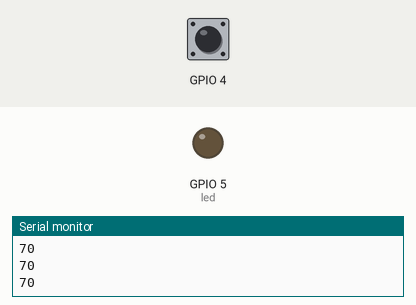
Bench run of a sketch on a simulated ESP32. On the bench: output pins drawn as LEDs (lit = HIGH), the last lines printed to the serial monitor. The test bench sets the inputs (shaded band); at power-on: GPIO 4 HIGH.

Above: at 1.8 s.
1.9 s: GPIO 4 pulled LOW for 0.6 s
At 2.4 s:
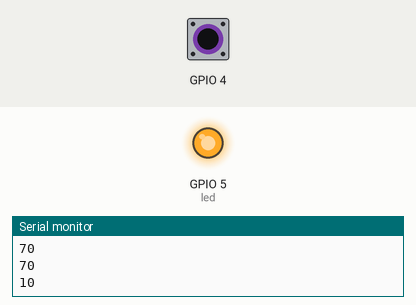
4.0 s: GPIO 4 pulled LOW for 3.2 s
At 8.5 s:
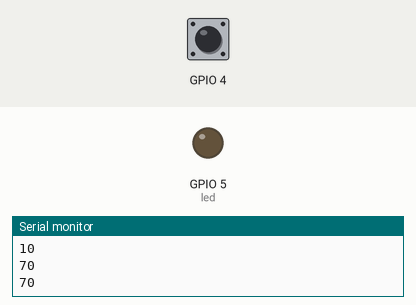
Timing chart, 0 to 10.0 s (numbered marks = the images above; inputs shaded):
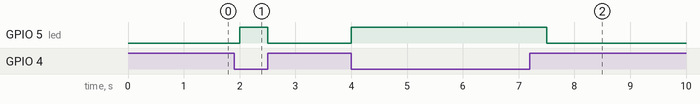

Measured:
- after the input at 1.9 s, GPIO 5 (led): LOW → HIGH after 0.10 s, → LOW 0.50 s later
- after the input at 4.0 s, GPIO 5 (led): LOW → HIGH at once, → LOW 3.5 s later

The sketch:

ESP32TouchSensorPin.ino
```cpp
const int led=5;
int frequency=500;
void setup() {
  // put your setup code here, to run once:
Serial.begin(115200);
Serial.println("Hii what up");
pinMode(led,OUTPUT);
}

void loop() {
  // put your main code here, to run repeatedly:
  int val=touchRead(4);
  if(val<20) digitalWrite(led,HIGH);
  else digitalWrite(led,LOW);
  Serial.println(val);
  delay(500);
}
```
